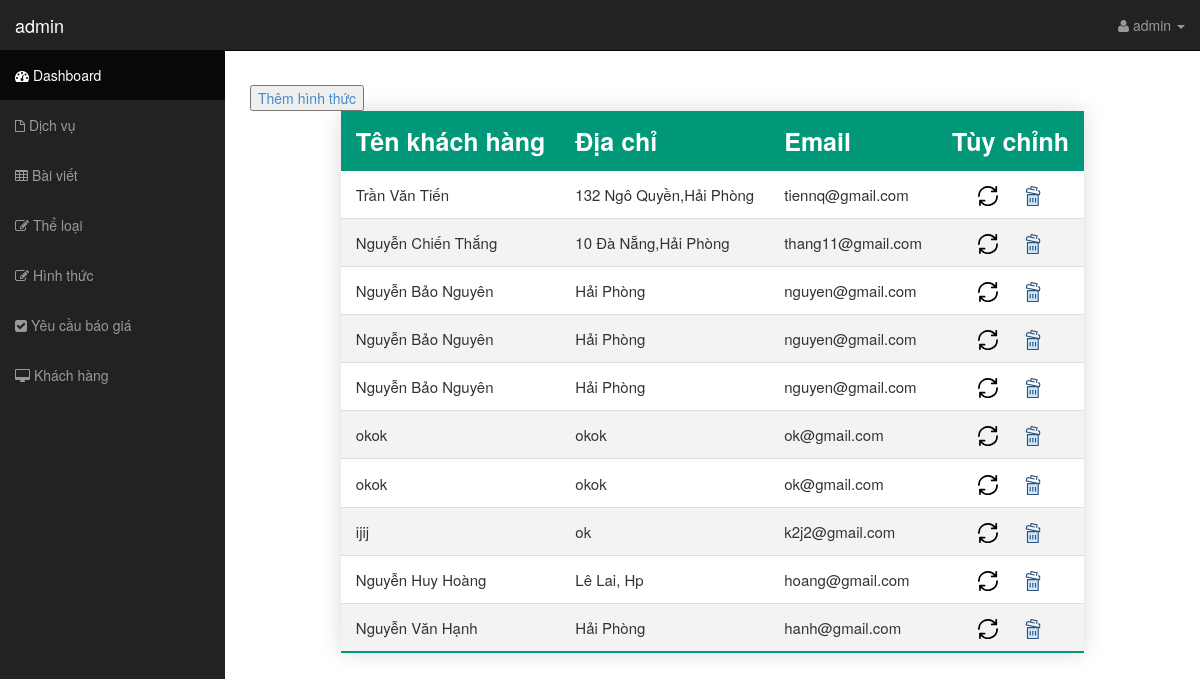
Screenshot of /controller/admin.php?view=khachhang (signed in) with the database file from the repository.
### tables this page shows
CREATE TABLE `khachhang` (
  `makh` int(11) NOT NULL,
  `tenkhachhang` varchar(255) NOT NULL,
  `diachi` varchar(255) NOT NULL,
  `email` varchar(100) NOT NULL
);

### controller/admin.php (called while the page is built)
<?php
include "../view/admin/header.php";
include "../view/admin/admin.php";
include "../view/admin/footer.php";
?>

### model/thuvien.php (called while the page is built, shortened)
<?php
function showDatabase($pdo, $table) {
	$select = "SELECT * FROM $table";
	$stmt = $pdo->prepare($select);
	$stmt->execute();
	$element = $stmt->fetchAll(PDO::FETCH_ASSOC);
	return $element;
}
?>

### view/admin/khachhang.php (the view)
<div>
    <button>
        <a href="../controller/them_ht.php">Thêm hình thức</a>
    </button>
</div>
<table class="styled-table">
    <thead>
        <tr>
            <th>Tên khách hàng</th>
            <th>Địa chỉ</th>
            <th>Email</th>
            <th>Tùy chỉnh</th>
        </tr>
    </thead>
    <tbody>
        <?php
            $table = "khachhang";
            $row = showDatabase($pdo, $table);
            foreach ($row as $value) {
        ?>
            <tr>
                <td><?php echo $value['tenkhachhang'];?></td>
                <td><?php echo $value['diachi'];?></td>
                <td><?php echo $value['email'];?></td>
                <td class="option">
                    <a class="update" href="../controller/sua_kh.php?makh=<?php echo $value['makh'];?>" value="">
                        <img src="../view/images/icon/update.svg" title="<?php echo $value['makh'];?>" alt="Cập nhật">
                    </a>
                    <a href="../controller/xoa_kh.php?makh=<?php echo $value['makh'];?>">
                        <img src="../view/images/icon/delete.svg" title="Xóa" alt="Xóa">
                    </a>
                </td>
            </tr>
        <?php } ?>
    </tbody>
</table>

### view/css/sb-admin.css (style rules this page uses)
body { margin-top: 50px; }

### view/css/admin.css (style rules this page uses)
.styled-table { border-collapse: collapse; margin: 0 auto; box-shadow: 0 0 20px rgba(0, 0, 0, 0.15); }
.styled-table thead tr { background: #009879; color: #fff; text-align: left; }
.styled-table th, .styled-table td { padding: 12px 15px; }
.styled-table th { font-size: 2.5rem; }
.styled-table td { font-size: 1.5rem; }
.styled-table tbody tr { border-bottom: 1px solid #dddddd; }
.styled-table tbody tr:nth-of-type(even) { background-color: #f3f3f3; }
.styled-table tbody tr:last-of-type { border-bottom: 2px solid #009879; }
.option { text-align: center; }
.option a { color: blue; margin: 10px; cursor: pointer; text-decoration: none; }
.option a img { width: 20px; }

### rows the page displays
khachhang: tenkhachhang "Trần Văn Tiến", diachi "132 Ngô Quyền,Hải Phòng", email "tiennq@gmail.com"
khachhang: tenkhachhang "Nguyễn Chiến Thắng", diachi "10 Đà Nẵng,Hải Phòng", email "thang11@gmail.com"
khachhang: tenkhachhang "Nguyễn Bảo Nguyên", diachi "Hải Phòng", email "nguyen@gmail.com"
khachhang: tenkhachhang "Nguyễn Bảo Nguyên", diachi "Hải Phòng", email "nguyen@gmail.com"
khachhang: tenkhachhang "Nguyễn Bảo Nguyên", diachi "Hải Phòng", email "nguyen@gmail.com"
khachhang: tenkhachhang "okok", diachi "okok", email "ok@gmail.com"
khachhang: tenkhachhang "okok", diachi "okok", email "ok@gmail.com"
khachhang: tenkhachhang "ijij", diachi "ok", email "k2j2@gmail.com"
khachhang: tenkhachhang "Nguyễn Huy Hoàng", diachi "Lê Lai, Hp", email "hoang@gmail.com"
khachhang: tenkhachhang "Nguyễn Văn Hạnh", diachi "Hải Phòng", email "hanh@gmail.com"

### other values shown
$username "admin"
